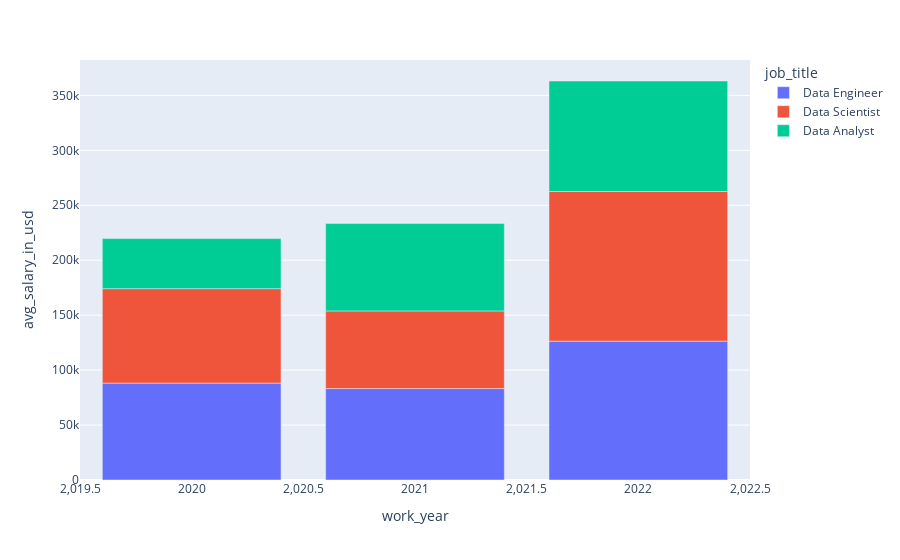

The code cell stored with this chart in its notebook:
### Code cell
fig = px.bar(sal_gb, x='work_year', y='avg_salary_in_usd', color='job_title')

fig.show()

### Figure 1 — Plotly figure (JSON) as saved in the notebook; plotly's stock layout.template omitted (floating-point values rounded to 4 significant figures)
{"data": [{"alignmentgroup": "True", "hovertemplate": "job_title=Data Engineer<br>work_year=%{x}<br>avg_salary_in_usd=%{y}<extra></extra>", "legendgroup": "Data Engineer", "marker": {"color": "#636efa", "pattern": {"shape": ""}}, "name": "Data Engineer", "offsetgroup": "Data Engineer", "orientation": "v", "showlegend": true, "textposition": "auto", "type": "bar", "x": [2020, 2021, 2022], "xaxis": "x", "y": [88162, 83200.0, 126400.0], "yaxis": "y"}, {"alignmentgroup": "True", "hovertemplate": "job_title=Data Scientist<br>work_year=%{x}<br>avg_salary_in_usd=%{y}<extra></extra>", "legendgroup": "Data Scientist", "marker": {"color": "#EF553B", "pattern": {"shape": ""}}, "name": "Data Scientist", "offsetgroup": "Data Scientist", "orientation": "v", "showlegend": true, "textposition": "auto", "type": "bar", "x": [2020, 2021, 2022], "xaxis": "x", "y": [85970.0, 70670.0, 136200.0], "yaxis": "y"}, {"alignmentgroup": "True", "hovertemplate": "job_title=Data Analyst<br>work_year=%{x}<br>avg_salary_in_usd=%{y}<extra></extra>", "legendgroup": "Data Analyst", "marker": {"color": "#00cc96", "pattern": {"shape": ""}}, "name": "Data Analyst", "offsetgroup": "Data Analyst", "orientation": "v", "showlegend": true, "textposition": "auto", "type": "bar", "x": [2020, 2021, 2022], "xaxis": "x", "y": [45550.0, 79510.0, 100600.0], "yaxis": "y"}], "layout": {"barmode": "relative", "legend": {"title": {"text": "job_title"}, "tracegroupgap": 0}, "margin": {"t": 60}, "xaxis": {"anchor": "y", "domain": [0, 1], "title": {"text": "work_year"}}, "yaxis": {"anchor": "x", "domain": [0, 1], "title": {"text": "avg_salary_in_usd"}}}}
